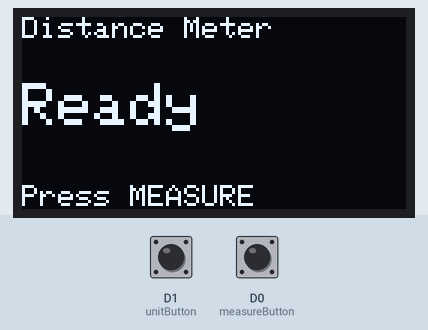
Recording of a sketch running on a simulated ESP8266 (NodeMCU). On the bench: 128×64 one-colour display. Inputs (shaded band) come from the test bench; at power-on: D0 (measureButton) HIGH, D1 (unitButton) HIGH.

Above: at 1.2 s.
1.3 s: D0 (measureButton) pulled LOW for 0.15 s
At 2.9 s:
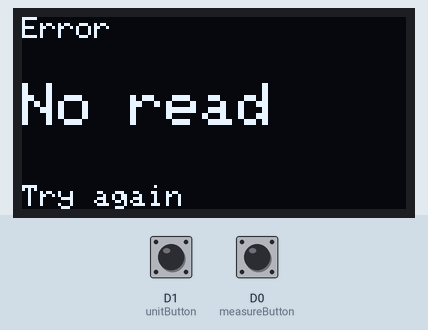
3.5 s: D1 (unitButton) pulled LOW for 0.15 s
At 4.3 s:
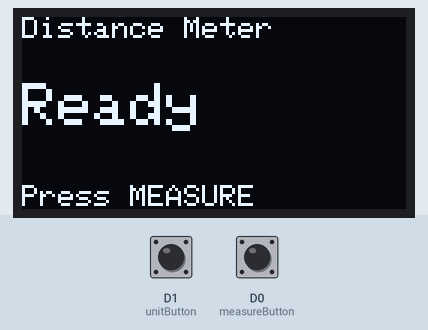
5.1 s: D0 (measureButton) pulled LOW for 1 s
At 5.5 s:
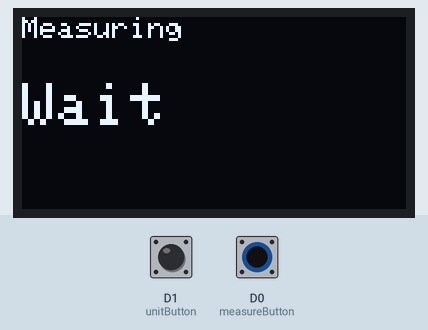
7.6 s: D0 (measureButton) pulled LOW for 0.15 s
9.8 s: D1 (unitButton) pulled LOW for 1 s
At 10.3 s:
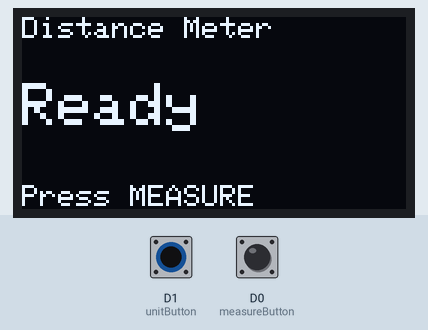
Timing chart, 0 to 12.8 s (numbered marks = the images above; inputs shaded):
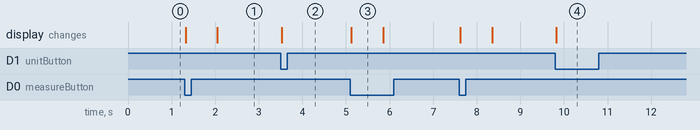

The sketch:

firmware.ino
```cpp
#include <Wire.h>
#include <Adafruit_GFX.h>
#include <Adafruit_SSD1306.h>

#define SCREEN_WIDTH 128
#define SCREEN_HEIGHT 64
#define OLED_RESET -1

Adafruit_SSD1306 display(SCREEN_WIDTH, SCREEN_HEIGHT, &Wire, OLED_RESET);
HardwareSerial lidar(1);

const int measureButton = D0;
const int unitButton = D1;
const int lidarRx = D7;
const int lidarTx = D6;

int unitMode = 0;
float lastMeters = -1;

bool lastMeasure = HIGH;
bool lastUnit = HIGH;

void showText(String top, String mainText, String bottom) {
  display.clearDisplay();
  display.setTextColor(SSD1306_WHITE);
  display.setTextSize(1);
  display.setCursor(0, 0);
  display.print(top);
  display.setTextSize(2);
  display.setCursor(0, 22);
  display.print(mainText);
  display.setTextSize(1);
  display.setCursor(0, 56);
  display.print(bottom);
  display.display();
}

bool readLuna(float &meters) {
  unsigned long start = millis();
  while (millis() - start < 700) {
    if (lidar.available() >= 9) {
      if (lidar.read() == 0x59 && lidar.peek() == 0x59) {
        byte data[9];
        data[0] = 0x59;
        data[1] = lidar.read();
        for (int i = 2; i < 9; i++) data[i] = lidar.read();
        byte sum = 0;
        for (int i = 0; i < 8; i++) sum += data[i];
        if (sum == data[8]) {
          int cm = data[2] + data[3] * 256;
          if (cm > 0) {
            meters = cm / 100.0;
            return true;
          }
        }
      }
    }
  }
  return false;
}

String valueText() {
  if (lastMeters < 0) return "--";
  char buf[20];
  if (unitMode == 0) sprintf(buf, "%.2f m", lastMeters);
  if (unitMode == 1) sprintf(buf, "%.0f cm", lastMeters * 100.0);
  if (unitMode == 2) sprintf(buf, "%.2f ft", lastMeters * 3.28084);
  if (unitMode == 3) sprintf(buf, "%.1f in", lastMeters * 39.3701);
  return String(buf);
}

void refreshScreen() {
  if (lastMeters < 0) showText("Distance Meter", "Ready", "Press MEASURE");
  else showText("Distance", valueText(), "MEASURE again | UNIT");
}

void setup() {
  pinMode(measureButton, INPUT_PULLUP);
  pinMode(unitButton, INPUT_PULLUP);
  Wire.begin(D9, D10);
  display.begin(SSD1306_SWITCHCAPVCC, 0x3C);
  lidar.begin(115200, SERIAL_8N1, lidarRx, lidarTx);
  refreshScreen();
}

void loop() {
  bool measureNow = digitalRead(measureButton);
  bool unitNow = digitalRead(unitButton);

  if (lastMeasure == HIGH && measureNow == LOW) {
    showText("Measuring", "Wait", "");
    float m;
    if (readLuna(m)) lastMeters = m;
    else showText("Error", "No read", "Try again");
    if (lastMeters >= 0) refreshScreen();
    delay(250);
  }

  if (lastUnit == HIGH && unitNow == LOW) {
    unitMode = (unitMode + 1) % 4;
    refreshScreen();
    delay(250);
  }

  lastMeasure = measureNow;
  lastUnit = unitNow;
}
```

Measured:
- after the input at 1.3 s, the display: first changes at once (image 1 shows a later state)
- after the input at 3.5 s, the display: changes at once (image 2)
- after the input at 5.1 s, the display: changes at once (image 3)
- after the input at 9.8 s, the display: changes at once (image 4)
- what the display in image 3 shows lasts 0.8 s, from 5.1 s to 5.9 s
